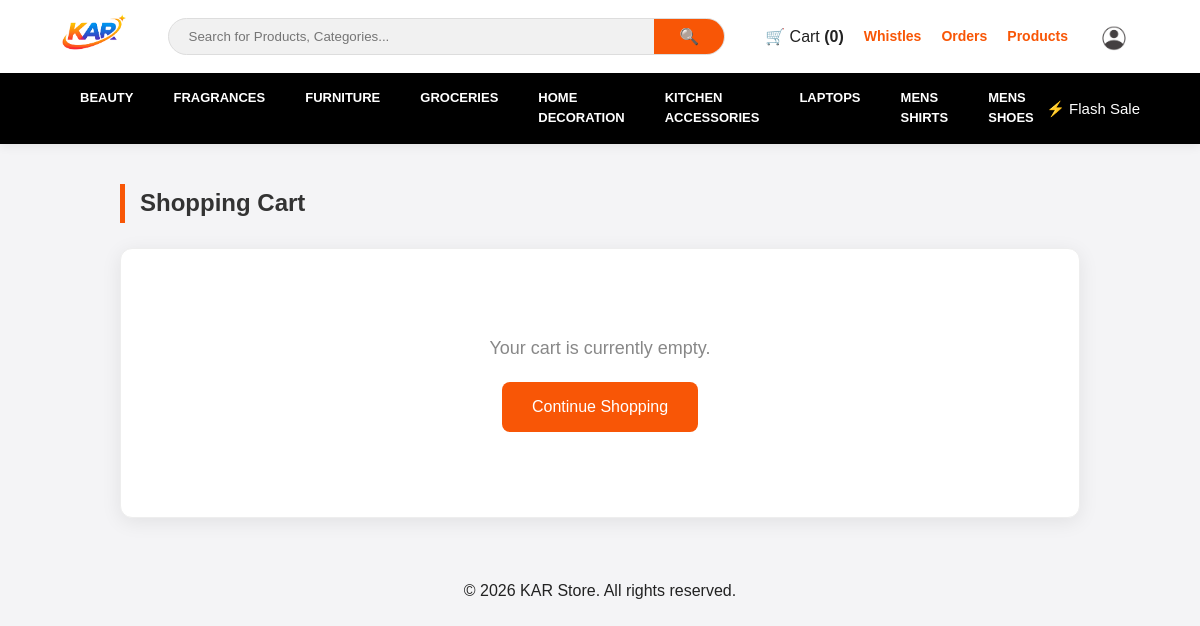
The page /orders/cart/ (signed in) on the database as committed earlier.
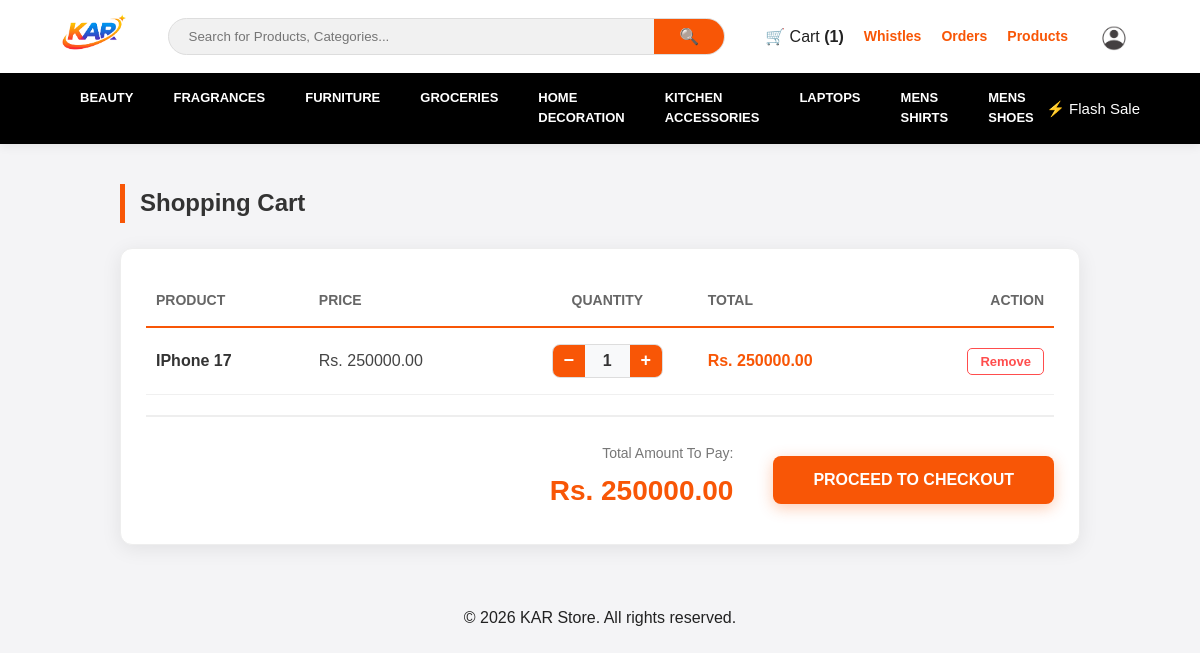
The same page on the database as committed later.
### accounts/models.py (models this page shows, shortened)
class CustomerUser(AbstractUser):
    ROLE_CHOICES = (
        ('ADMIN', 'Admin'),
        ('SELLER', 'Seller'),
        ('CUSTOMER', 'Customer'),
    )
    role = models.CharField(max_length=20, choices=ROLE_CHOICES, default='CUSTOMER')
    interests= models.ManyToManyField('Interest', blank=True)

### orders/models.py (models this page shows, shortened)
class Cart(models.Model):
    user = models.OneToOneField(settings.AUTH_USER_MODEL, on_delete=models.CASCADE, related_name='cart')
    created_at = models.DateTimeField(auto_now_add=True)
    @property
    def total_price(self):
        return sum(item.subtotal for item in self.items.all())

class CartItem(models.Model):
    cart = models.ForeignKey(Cart, related_name='items', on_delete=models.CASCADE)
    product = models.ForeignKey(Product, on_delete=models.CASCADE)
    quantity = models.PositiveIntegerField(default=1)
    @property
    def subtotal(self):
        return self.product.price * self.quantity

### products/models.py (models this page shows, shortened)
class Category(models.Model):
    name = models.CharField(max_length=100)
    class Meta:
        verbose_name_plural = "Categories"

class Product(models.Model):
    seller = models.ForeignKey(settings.AUTH_USER_MODEL, on_delete=models.CASCADE)
    category = models.ForeignKey(Category, on_delete=models.CASCADE)
    name = models.CharField(max_length=100)
    description = models.TextField()
    price = models.FloatField()
    image = models.ImageField(upload_to='products/')
    total_sales = models.IntegerField(default=0)
    is_whistle = models.BooleanField(default=False)

### orders/views.py (the view)
# urls.py: path('cart/', cart_detail, name='cart_detail'),
@login_required
def cart_detail(request):
    cart, created = Cart.objects.get_or_create(user=request.user)
    return render(request, 'orders/cart_detail.html', {'cart': cart})

### accounts/context_processors.py (called while the page is built)
def category_context(request):
    return {
        'categories': Category.objects.all()
    }

### templates/orders/cart_detail.html (shortened to what the changed rows need)
{% extends 'pages/base.html' %}
{% load static %}
{% block content %}
<div class="main-container" style="max-width: 1000px; margin: 40px auto; padding: 0 20px;">
    <h2 style="margin-bottom: 25px; font-weight: 700; color: #333; border-left: 5px solid #f85606; padding-left: 15px;">
        Shopping Cart
    </h2>
    <div style="background: white; padding: 25px; border-radius: 12px; box-shadow: 0 4px 20px rgba(0,0,0,0.08); border: 1px solid #eee;">
        {% if cart.items.all %}
            <table style="width: 100%; border-collapse: collapse; margin-bottom: 20px;">
                <thead>
                    <tr style="border-bottom: 2px solid #f85606; text-align: left; color: #666; font-size: 14px; text-transform: uppercase;">
                        <th style="padding: 15px 10px;">Product</th>
                        <th>Price</th>
                        <th style="text-align: center;">Quantity</th>
                        <th>Total</th>
                        <th style="text-align: right; padding-right: 10px;">Action</th>
                    </tr>
                </thead>
                <tbody>
                    {% for item in cart.items.all %}
                    <tr id="cart-item-row-{{ item.product.id }}" style="border-bottom: 1px solid #f0f0f0;">
                        <td style="padding: 20px 10px;">
                            <span style="font-weight: 600; color: #333;">{{ item.product.name }}</span>
                        </td>
                        <td style="color: #444;">Rs. <span class="unit-price">{{ item.product.price|floatformat:2 }}</span></td>
                        <td>
                            <div style="display: flex; align-items: center; justify-content: center;">
                                <div style="display: flex; align-items: center; background: #f8f9fa; border: 1px solid #ddd; border-radius: 8px; overflow: hidden; width: fit-content;">
                                    <button onclick="updateCartPageQty('{{ item.product.id }}', 'minus')"
                                        style="background: #f85606; color: white; border: none; width: 32px; height: 32px; cursor: pointer; font-weight: bold; font-size: 18px;">
                                        −
                                    </button>
                                    <span id="cart-qty-{{ item.product.id }}" style="width: 45px; text-align: center; font-weight: 700; color: #333;">
                                        {{ item.quantity }}
                                    </span>
                                    <button onclick="updateCartPageQty('{{ item.product.id }}', 'plus')"
                                        style="background: #f85606; color: white; border: none; width: 32px; height: 32px; cursor: pointer; font-weight: bold; font-size: 18px;">
                                        +
                                    </button>
                                </div>
                            </div>
                        </td>
                        <td style="color: #f85606; font-weight: 700; font-size: 16px;">
                            Rs. <span id="item-subtotal-{{ item.product.id }}">{{ item.subtotal|floatformat:2 }}</span>
                        </td>
                        <td style="text-align: right; padding-right: 10px;">
                            <a href="{% url 'remove_from_cart' item.id %}"
                               style="color: #ff4d4d; text-decoration: none; font-size: 13px; font-weight: 600; border: 1px solid #ff4d4d; padding: 5px 12px; border-radius: 5px;">
                                Remove
                            </a>
                        </td>
                    </tr>
                    {% endfor %}
                </tbody>
            </table>
            <div style="border-top: 2px solid #eee; padding-top: 25px; display: flex; justify-content: flex-end; align-items: center; gap: 40px;">
                <div style="text-align: right;">
                    <p style="margin: 0; color: #777; font-size: 14px;">Total Amount To Pay:</p>
                    <h2 style="margin: 5px 0; color: #f85606; font-size: 28px; font-weight: 800;">
                        Rs. <span id="cart-total-price">{{ cart.total_price|floatformat:2 }}</span>
                    </h2>
                </div>
                <form action="{% url 'payment:checkout_process' %}" method="POST">
    <button type="submit" style="background: #f85606; color: white; padding: 15px 40px; border: none; border-radius: 8px; font-weight: 700; font-size: 16px; cursor: pointer; box-shadow: 0 4px 15px rgba(248, 86, 6, 0.3);">
        PROCEED TO CHECKOUT
    </button>
</form>
            </div>
        {% else %}
            <div style="text-align: center; padding: 60px 20px;">
                <p style="font-size: 18px; color: #888;">Your cart is currently empty.</p>
                <a href="{% url 'home' %}" style="display: inline-block; margin-top: 20px; background: #f85606; color: white; padding: 12px 30px; text-decoration: none; border-radius: 8px;">
                    Continue Shopping
                </a>
            </div>
        {% endif %}
    </div>
</div>
{% endblock %}

### templates/components/navbar.html (shortened to what this page needs)
{% load static %}
<div class="main-nav-wrapper">
    <header class="top-header">
        <div class="nav-logo">
            <a href="{% url 'home' %}">
                <img src="{% static 'image/logo.png' %}" alt="KAR Store">
            </a>
        </div>
        <div class="nav-search">
            <form method="GET" action="{% url 'home' %}">
                <input type="text" name="q" placeholder="Search for Products, Categories..."
                       autocomplete="off" value="{{ query|default:'' }}">
                <button type="submit">🔍</button>
            </form>
        </div>
        <div class="nav-utilities">
            {% if user.is_authenticated %}
                {% if user.role == 'CUSTOMER' and not user.is_staff and not user.role == 'SELLER' %}
                    <a href="{% url 'cart_detail' %}" class="cart-link" style="text-decoration: none; color: inherit;">
                        🛒 Cart <strong id="cart-count">({{ request.user.cart.items.count|default:0 }})</strong>
                    </a>
                    <a href="{% url 'whistles' %}" class="auth-link">Whistles</a>
                {% endif %}
                <a href="{% url 'orders' %}" class="auth-link">Orders</a>
                <a href="{% url 'products' %}" class="auth-link">Products</a>
                <div class="profile-dropdown">
                    <div class="profile-trigger" onclick="toggleUserDropdown()">
                        <img src="{% static 'image/account.png' %}" alt="Profile" class="user-logo-img">
                    </div>
                </div>
            {% else %}
                <a href="{% url 'login' %}" class="auth-link" id="sign-in-link">Sign In</a>
                <a href="{% url 'register' %}" class="auth-link">Register</a>
            {% endif %}
        </div>
    </header>
    {% if request.resolver_match.url_name != 'login' and request.resolver_match.url_name != 'register' and request.resolver_match.url_name != 'dashboard' %}
    <nav class="category-strip">
        <div class="mega-menu-container">
            <div class="scroll-wrapper">
                <ul class="dynamic-category-list">
                    {% for cat in categories %}
                    <li class="cat-item">
                        <a href="{% url 'category_products' cat.id %}" class="cat-link">{{ cat.name }}</a>
                    </li>
                    {% endfor %}
                </ul>
            </div>
            <div class="nav-addon-info">
                <span style="color: #ffffff; font-weight: 500; font-size: 15px;">⚡ Flash Sale</span>
            </div>
        </div>
    </nav>
    {% endif %}
</div>

Rows that differ between the two databases and show on the page:
changed CustomerUser: user.cart.items.count "0" → "1"
added CartItem: product.name "IPhone 17", product.price "250000.00", quantity "1", subtotal "250000.00"
now on this page (row unchanged): Cart: total_price "250000.00"
Other text that changed with them:
text no longer shown: "Your cart is currently empty. Continue Shopping"
text now shown: "PRODUCT PRICE QUANTITY TOTAL ACTION Total Amount To Pay: Rs. PROCEED TO CHECKOUT"
